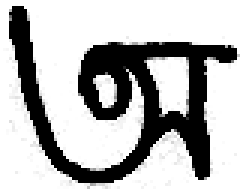
#> input picture bang_basic/A/192.tif, 80 x 64 px, given in place of aut.jpg, which was not available (shown 3 times larger)
$ python run.py   (older library calls are emulated)
#> lines starting #> are read from the running program, lines starting #| are printed output that depends on the picture; after the words box and inside, x2 and y2 are one past the last pixel; in counts of white or black regions, pixels touching at a corner belong together; pictures that were not available may be replaced by others from this repository, and a replacement may not be noted
try:
    import Image
except:
    from PIL import Image
import cv2
from scipy.misc import imsave
from autocorrect import spell
import imutils
from skimage.filters import threshold_adaptive
import numpy as np
#from matplotlib import pyplot as plt
image = cv2.imread('aut.jpg', cv2.IMREAD_GRAYSCALE)#raw_input() need to change by imager = 50.0 / image.shape[1]
#> image is the input picture: shape (64, 80); min 0, max 255, mean 181.8
'''
dim = (50, int(image.shape[0] * r))
ss=int(image.shape[0])
mat=[[0 for x in range(50)]for y in range(int(image.shape[0]*r))]
image = cv2.resize(image, dim, interpolation=cv2.INTER_AREA)
(h, w) = image.shape[:2]
center = (w / 2, h / 2)
M = cv2.getRotationMatrix2D(center, 90, 1.0)
image= cv2.warpAffine(image, M, (w, h))
'''
print (image)
#> (printed output is left out)
mat=[[0 for x in range(image.shape[1])]for y in range(image.shape[0])]
(thresh, im_bw) = cv2.threshold(image, 128, 255, cv2.THRESH_BINARY | cv2.THRESH_OTSU)
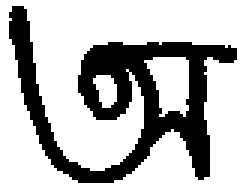
#> im_bw: shape (64, 80) (shown 3 times larger); 72.1% white; 1 black region, box (x1, y1, x2, y2) and area: (3, 2, 79, 61) 1429
#> thresh = 125
cv2.imshow("resized", im_bw)
#cv2.imshow("cropped",im_bw[7:45,3:47])
cv2.waitKey(0)
imsave("new.jpg", im_bw)
image = Image.open("new.jpg")
#> image: PIL image 80x64 L
col, row = image.size
#> col = 80; row = 64
# data = np.zeros((row*col, 5))
pixels = image.load()
image=im_bw
for i in range(row):
    for j in range(col):
        r = pixels[j, i]
        if int(r) < 200:
            mat[i][j]=0
            #print "0  ",
        else:
            mat[i][j]=255
#> after the loop, mat = 64 items
            #print "255",
    #print
rowline=0
FRow,LRow=0,0
Frow,Lrow=0,0
while(rowline!=row):
    #print "rowline"
    PLcol=0
    set, set1, set2, set3 = 0, 0, 0, 0
    for i in range(FRow, row):
        if set == 1 and set2 == 0:
            set1 = 2
        for j in range(PLcol, col):
            if mat[i][j] == 0 and set == 0:
                set = 1
                FRow = i
            if mat[i][j] == 0 and set == 1:
                set1 = 3
        if set1 == 2:
            set3 = 1
            LRow = i
            break
#> after the loop, FRow = 2; set = 1
    if set3 == 0:
        LRow = row
        break
    FRow-=1
#> FRow = 1
    words=''
    avg=0
    scanline=0
    #cv2.imshow("s",image[FRow:LRow,0:col])
    Fcol, Lcol,Frow,Lrow= 0, 0,FRow,LRow
#> Fcol = 0; Lcol = 0; Frow = 1; Lrow = 61
    while(scanline!=col):
        Frow,Lrow=FRow,LRow
        PFrow,PFcol,PLrow,PLcol=Frow, Fcol, Lrow, Lcol
#> PFrow = 1; PFcol = 0; PLrow = 61; PLcol = 0
        set,set1,set2,set3=0,0,0,0
        for i in range(Lcol,col):
            if set==1 and set2==0:
                set1=2
            for j in range(Frow,Lrow):
                if mat[j][i]==0 and set==0:
                    set=1
                    Fcol=i
                if mat[j][i]==0 and set==1 :
                    set1=3
            if set1==2:
                if PLcol!=0:
                    if avg==0:
                        avg=2*(Fcol-PLcol)
                    #print avg,Fcol-PLcol
                    if (Fcol-PLcol)>(avg):
                        words+=" "
                Lcol=i
                set3=1
                break
#> after the loop, Fcol = 3; avg = 0
        if set3==0:
            Lcol=col
        set, set1, set2,set3 = 0, 0, 0,0
        for i in range(FRow,LRow+1):
            if set == 1 and set2 == 0:
                set1 = 2
            for j in range(PLcol,Lcol):
                if mat[i][j] == 0 and set == 0:
                    set = 1
                    Frow = i
                if mat[i][j] == 0 and set == 1:
                    set1 = 3
            if set1 == 2:
                set3=1
                Lrow = i
                break
        if set3==0:
            Lrow=row
        if Frow==PFrow and Fcol==PFcol and (Lrow==PLrow or Lrow==row) and (Lcol==PLcol or Lcol==col):
            scanline=col
            words+=' '
        else:
            scanline=Lcol
            cropped=image[Frow:Lrow,Fcol:Lcol]
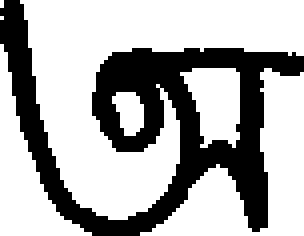
#> cropped: shape (59, 76) (shown 4 times larger); 68.1% white; 1 black region, box (x1, y1, x2, y2) and area: (0, 0, 76, 59) 1429
            cv2.imshow('Cropped',cropped)
            imsave('aa.jpg',cropped)
            cv2.waitKey(0)

            dim=(50,50)
            cropped = cv2.resize(cropped, dim, interpolation=cv2.INTER_AREA)
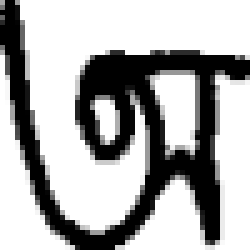
#> cropped: shape (50, 50) (shown 5 times larger); min 0, max 255, mean 173.7
            cv2.imshow('adjusted',cropped)
            imsave('aa.jpg',cropped)
            cv2.waitKey(0)
            methods = ['cv2.TM_CCOEFF', 'cv2.TM_CCOEFF_NORMED', 'cv2.TM_CCORR',
                       'cv2.TM_CCORR_NORMED', 'cv2.TM_SQDIFF', 'cv2.TM_SQDIFF_NORMED']
            s = ['A.jpg', 'B.jpg', 'C.jpg', 'D.jpg', 'E.jpg', 'F.jpg', 'G.jpg', 'H.jpg', 'I.jpg', 'J.jpg', 'K.jpg',
                 'L.jpg', 'M.jpg', 'N.jpg', 'O.jpg', 'P.jpg', 'Q.jpg', 'R.jpg', 'S.jpg', 'T.jpg', 'U.jpg', 'V.jpg',
                 'W.jpg', 'X.jpg', 'Y.jpg', 'Z.jpg','a.jpg','b.jpg','c.jpg','d.jpg','e.jpg','f.jpg','g.jpg','h.jpg',
                 'k.jpg','l.jpg','m.jpg','n.jpg','o.jpg','p.jpg','q.jpg','r.jpg','s.jpg','t.jpg','u.jpg','v.jpg',
                 'w.jpg','x.jpg','y.jpg','z.jpg']
            minValue=1.0
            #for method in methods:
            for i in s:
                template = cv2.imread(i,0)
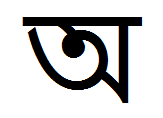
#> input picture templates/vowels/a.PNG, 163 x 118 px, given in place of A.jpg, which was not available
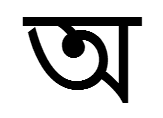
#> template: shape (118, 163); min 0, max 255, mean 203.1
                res = cv2.matchTemplate(cropped,template,eval(methods[5]))
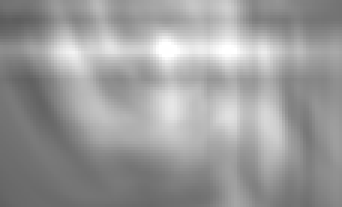
#> res: shape (69, 114) float32 (shown 3 times larger); min 0.366, max 1, mean 0.609
                min_val, max_val, min_loc, max_loc = cv2.minMaxLoc(res)
#> min_val = 0.366; max_val = 1; min_loc = (0, 6); max_loc = (54, 14)
                if min_val<minValue:
                    minValue=min_val
#> minValue = 0.366
                    letter=i[0]
            #print minValue
            words+=letter
    print ('Scanned:',words)
    print ("Autocorrected:", word='')
    for i in words:
        if i==" ":
            print (spell(word), word='')
        else:
            word+=i
    FRow=LRow+1
    rowline=LRow
